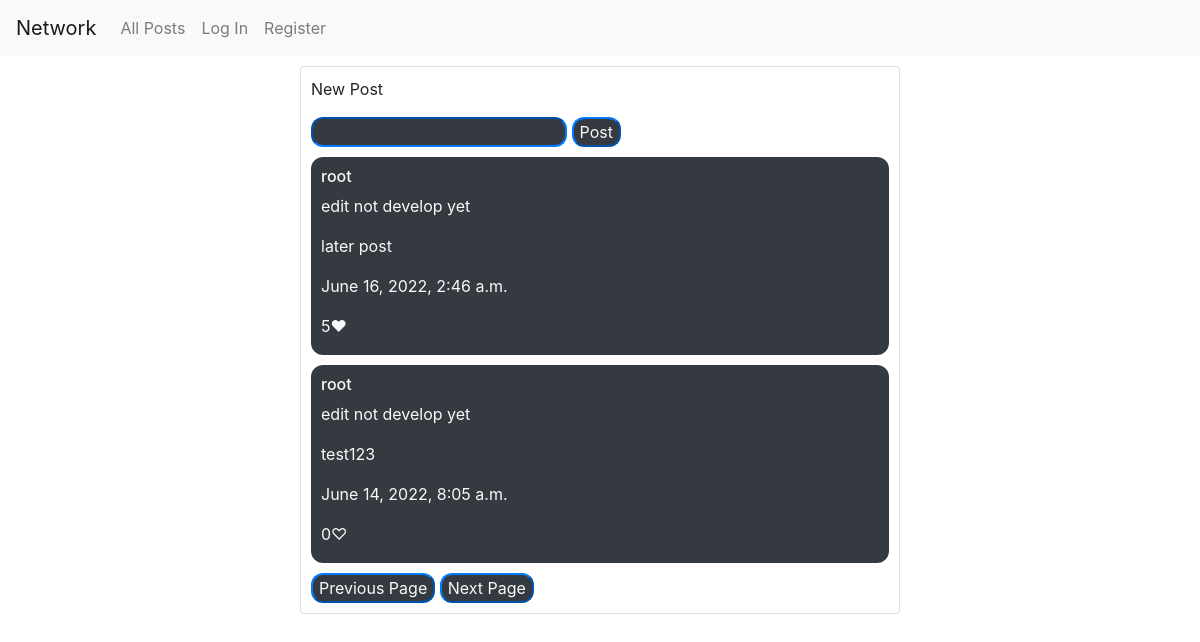
The app's page /, older data.
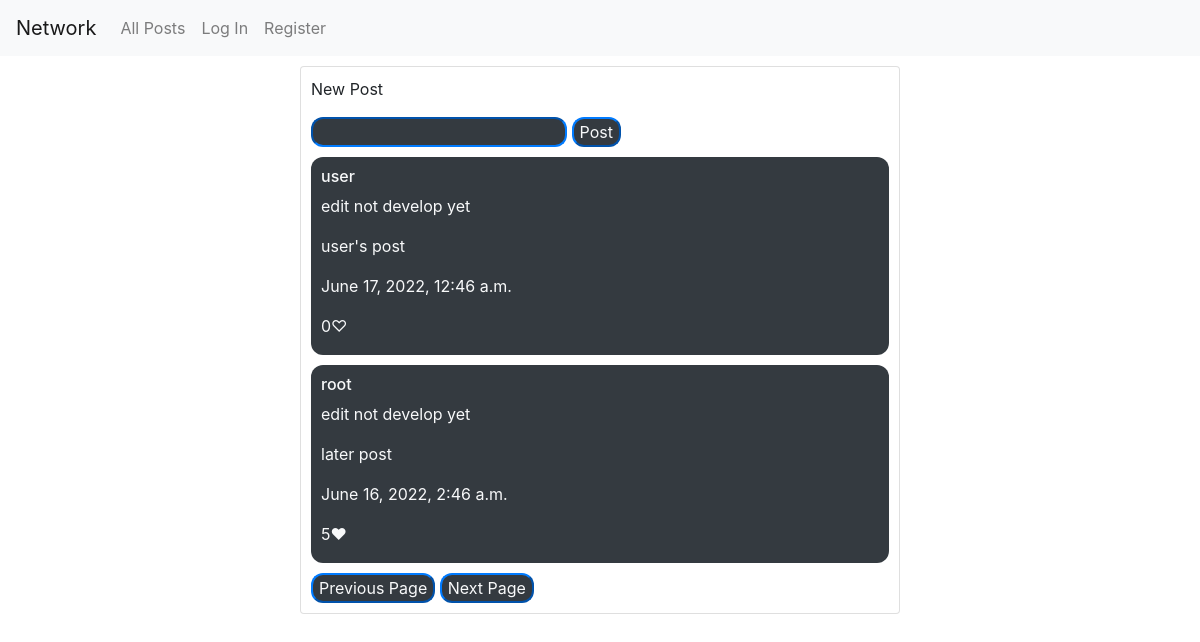
The same page, newer data.
### network/models.py (models this page shows, shortened)
class Post(models.Model):
    poster = models.ForeignKey("User", on_delete=models.CASCADE, related_name="from_who")
    content = models.TextField(blank=True, default='')
    like_num = models.IntegerField()
    post_time = models.DateTimeField(auto_now_add=True)

class User(AbstractUser):
    pass

### network/views.py (the view)
# urls.py: path("", views.index, name="index"),
def index(request):
    if request.method == "POST":
        TODO
    posts = Post.objects.order_by("-post_time").all()
    global post_paginator
    global page_now
    post_paginator = Paginator(posts, post_per_page)
    page_now = 1
    return render(request, 'network/all_post.html', {
        "posts": post_paginator.page(1)
    })

### network/templates/network/all_post.html (shortened to what this page needs)
{% extends "network/layout.html" %}
{% block body %}
    <div>
        <p>New Post</p>
        <form action="{% url 'register' %}" method="post">
            <input type="text" name="content" class=" round text-light bg-dark border-primary">
            <button type="submit" class=" round text-light bg-dark border-primary">Post</button>
        </form>
    </div>
    <div id="post-area">
        {% for post in posts %}
            <div class="post round text-light bg-dark border-primary">
                <h6>{{ post.poster }}</h6>
                <p>edit not develop yet</p>
                <p>{{ post.content }}</p>
                <p>{{ post.post_time }}</p>
                {% if post.like_num %}
                    <p>{{ post.like_num}}&#10084;</p>
                {% else %}
                <p>{{ post.like_num}}&#9825;</p>
                {% endif %}
            </div>
        {% endfor %}
    </div>
    <div class="bottom">
        <button class="right-button round text-light bg-dark border-primary" id="prev">Previous Page</button>
        <button class="left-button round text-light bg-dark border-primary" id="next">Next Page</button>
    </div>
{% endblock %}

### network/templates/network/layout.html (shortened to what this page needs)
{% load static %}
<!DOCTYPE html>
<html lang="en">
    <head>
        <link rel="stylesheet" href="https://stackpath.bootstrapcdn.com/bootstrap/4.4.1/css/bootstrap.min.css">
        <link href="{% static 'network/styles.css' %}" rel="stylesheet">
    </head>
    <body>
        <nav class="navbar navbar-expand-lg navbar-light bg-light">
            <a class="navbar-brand">Network</a>
            <div>
              <ul class="navbar-nav mr-auto">
                <li class="nav-item">
                  <a class="nav-link" id="index">All Posts</a>
                </li>
                {% if user.is_authenticated %}
                    <li class="nav-item">
                        <a class="nav-link" id="following">Following</a>
                    </li>
                    <li class="nav-item">
                        <a class="nav-link" href="{% url 'logout' %}">Log Out</a>
                    </li>
                {% else %}
                    <li class="nav-item">
                        <a class="nav-link" href="{% url 'login' %}">Log In</a>
                    </li>
                    <li class="nav-item">
                        <a class="nav-link" href="{% url 'register' %}">Register</a>
                    </li>
                {% endif %}
              </ul>
            </div>
          </nav>
        <div class="center card">
            {% block body %}
            {% endblock %}
        </div>
    </body>
</html>

### network/static/network/styles.css (style rules this page uses)
.bottom { position: relative; border-radius: 5px; border: 5px; }
.left-button { left: 50px; }
.right-button { right: 50px; }
.round { border-radius: 12px; }
.center { margin: auto; width: 50%; padding: 10px; margin-top: 10px; }
.post { margin-top: 10px; margin-bottom: 10px; padding: 10px; padding-bottom: 1px; }

Row changes from the older to the newer data that the page shows:
no longer on this page (row unchanged): Post: poster "root", content "test123", post_time "June 14, 2022, 8:05 a.m.", like_num "0"
added Post: poster "user", content "user's post", post_time "June 17, 2022, 12:46 a.m.", like_num "0"
